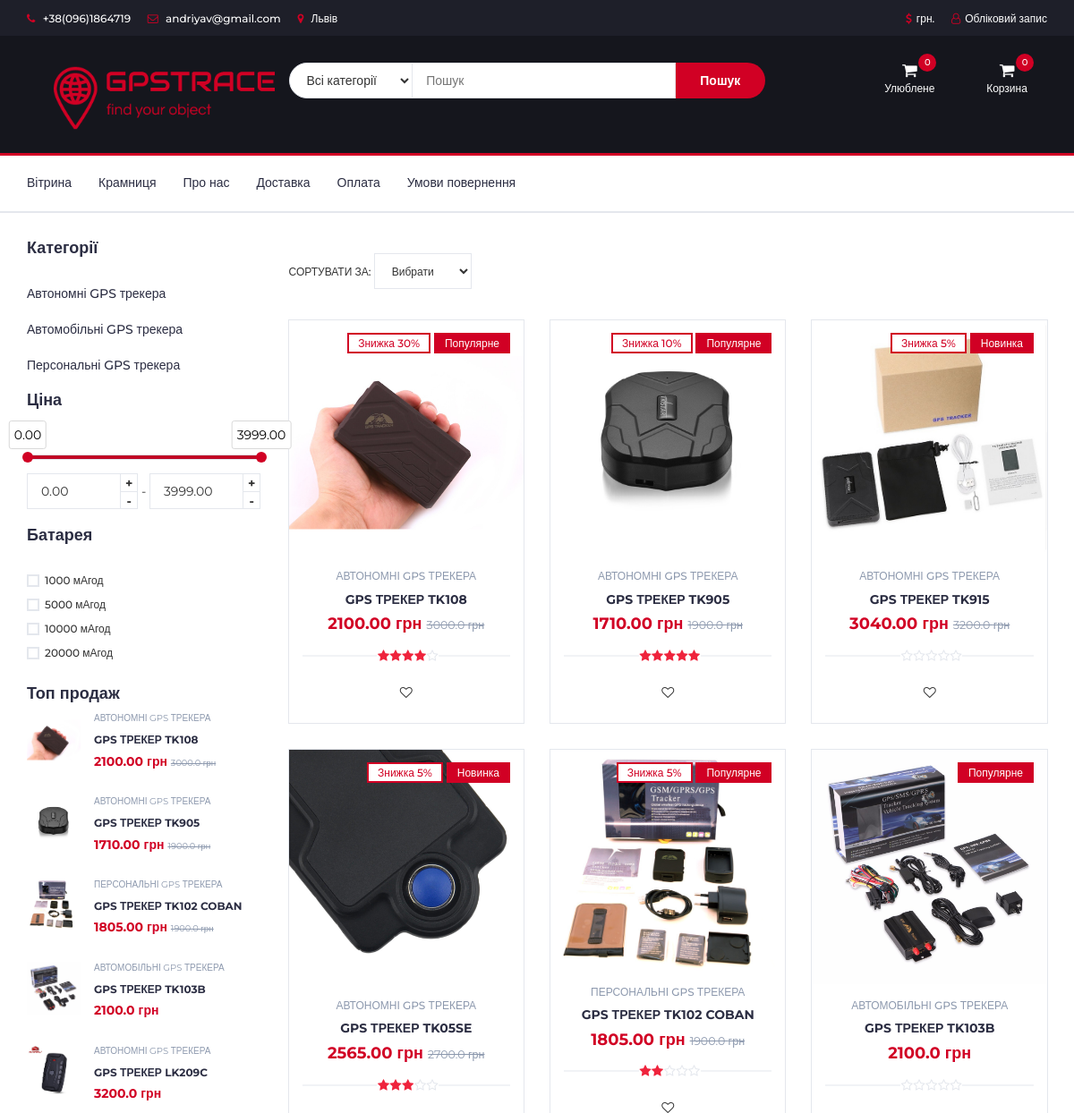
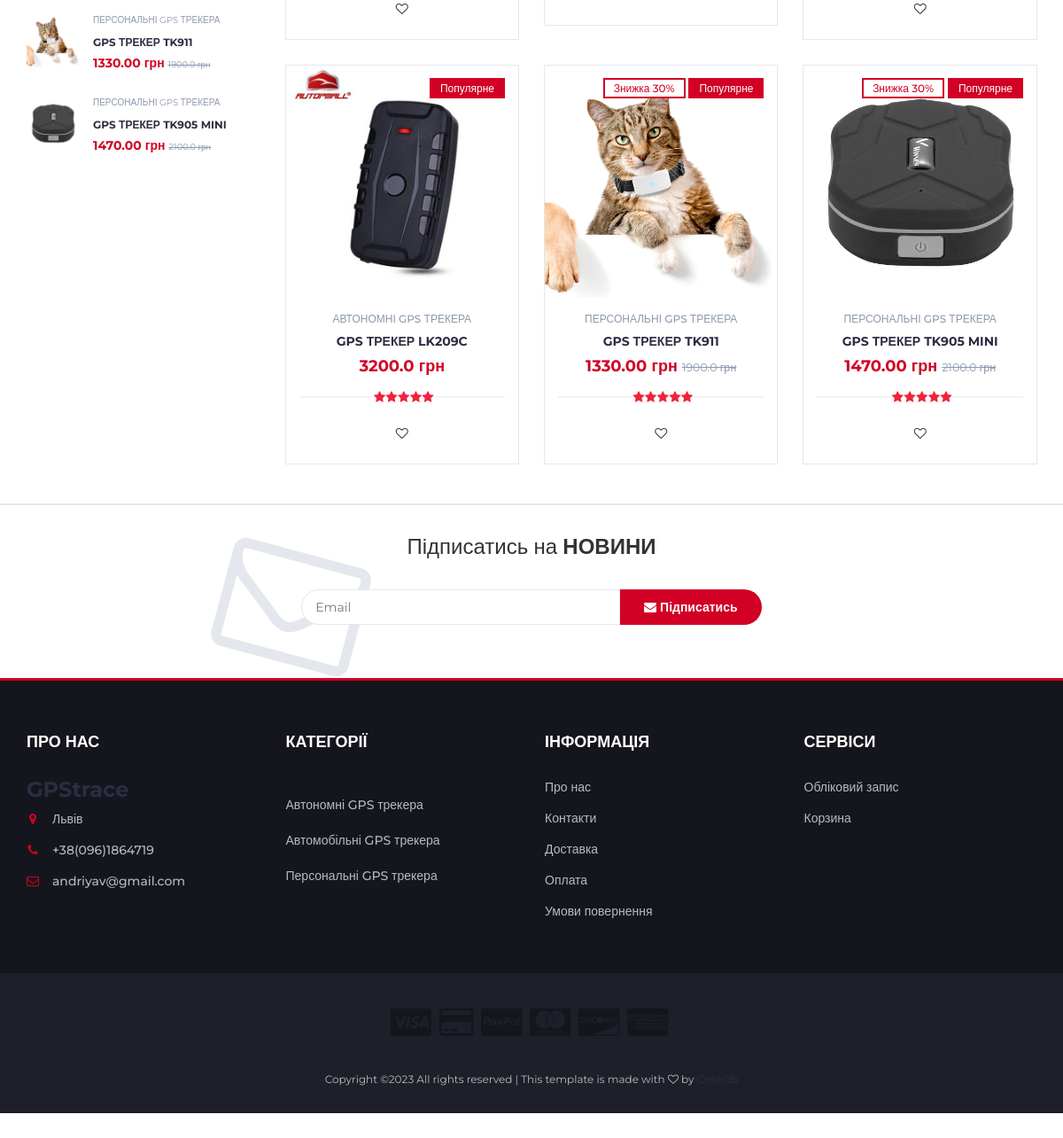
/index, run on the app's committed database (2 pictures, top to bottom).
### store/models.py (models this page shows, shortened)
class Category(models.Model):
    name = models.CharField(max_length=100, db_index=True, verbose_name='Категорія')
    slug = models.SlugField(max_length=255, unique=True, db_index=True, verbose_name='URL', null=True)
    def __str__(self):
        return self.name
    def get_absolute_url(self):
        return reverse('category', kwargs={'cat_slug': self.slug})

class Item(models.Model):
    title = models.CharField(max_length=100, null=True, verbose_name='Назва товару')
    slug = models.SlugField(max_length=100, unique=True, db_index=True, null=True)
    photo = models.ImageField(upload_to='img', null=True)
    price = models.FloatField(blank=True, null=True, verbose_name='Ціна товару')
    discount = models.IntegerField(blank=True, null=True, verbose_name='Знижка у %')
    short_description = models.TextField(max_length=5000, null=True, blank=True, verbose_name='Короткий опис')
    description = models.TextField(max_length=5000, null=True, blank=True, verbose_name='Опис')
    details = models.TextField(max_length=5000, null=True, blank=True, verbose_name='Деталі')
    label = models.CharField(choices=LABEL_CHOICES, max_length=20, null=True, blank=True, verbose_name='Акційна мітка')
    battery = models.IntegerField(choices=BATTERY_CHOICES, null=True, blank=True,
                               verbose_name='Ємність акумуляторної батареї')
    cat = models.ForeignKey('Category', on_delete=models.PROTECT, null=True)
    quantity = models.IntegerField(default=1)
    def __str__(self):
        return self.title
    def get_absolute_url(self):
        return reverse('itemv', kwargs={'item_slug': self.slug})
    def discount_price_calculation(self):
        self.discount_price = self.price - (self.price * (self.discount / 100))
        return self.discount_price
    def get_add_to_cart_url(self):
        return reverse('add-to-cart', kwargs={'item_slug': self.slug})
    def get_add_to_favorite_url(self):
        return reverse('add-to-favorite', kwargs={'item_slug': self.slug})

### store/views.py (the view, shortened to what this page needs)
# urls.py: path('index', HomeView.as_view(), name='index'),
class HomeView(ListView):
    model = Item
    template_name = "store/store.html"
    context_object_name = 'items'
    def get_queryset(self):
        if 'pricerange' in self.request.GET:
            price_range = self.request.GET['pricerange']
            f = price_range.split(',')
            price_min = float(f[0])
            price_max = float(f[1])
            return Item.objects.filter(price__lte=price_max, price__gte=price_min)
        battery_range = []
        for i in self.request.GET:
            battery_range.append(int(i))
        if battery_range == []:
            return Item.objects.all().select_related('cat')

### cart/cart.py (called while the page is built, shortened)
    def __len__(self):
        c = 0
        for i in self.cart.values():
            c += 1
        return c

    def get_total_price(self):
        sum_total = 0
        return sum_total

### cart/context_processors.py (called while the page is built)
def cart(request):
    return {'cart': Cart(request)}

### store/templatetags/store_tags.py (called while the page is built)
@register.inclusion_tag('store/list_categories.html')
def get_categories():
    cats = Category.objects.all()
    return {'cats': cats}

@register.filter
def favorite_item_count(user):
    if user.is_authenticated:
        qs = Favorite.objects.filter(user=user).select_related("user_id")
        if qs.exists():
            return qs.count()
    return 0

@register.inclusion_tag('store/battery_viewed.html')
def battery_viewed(request):
    battery_viewed = [str(ONE_HUNDRED), str(FIVE_HUNDRED), str(TEN_HUNDRED), str(TWENTY_HUNDRED)]
    bat_name = request.GET
    return {'battery_viewed': battery_viewed, 'bat_name': bat_name.keys}

@register.filter
def feedback_count(slug):
    fd = Feedback.objects.filter(slug=slug)
    if fd.exists():
        return fd.count()
    return 0

@register.filter
def feedback_average_rate(slug):
    fd = Feedback.objects.filter(slug=slug)
    sum_rate = 0
    feed_c = feedback_count(slug)
    for rate_num in fd:
        sum_rate += int(rate_num.rate)
    if feed_c == 0:
        return 0
    else:
        return sum_rate/feed_c

### store/templates/store/store.html (shortened to what this page needs)
<!DOCTYPE html>
{% load static %}
{% load store_tags %}
<html lang="en">
<head>
    <link type="text/css" rel="stylesheet" href="{% static 'css/bootstrap.min.css' %}"/>
    <link type="text/css" rel="stylesheet" href="{% static 'css/slick.css' %}"/>
    <link type="text/css" rel="stylesheet" href="{% static 'css/slick-theme.css' %}"/>
    <link type="text/css" rel="stylesheet" href="{% static 'css/nouislider.min.css' %}"/>
    <link rel="stylesheet" href="{% static 'css/font-awesome.min.css' %}">
    <link type="text/css" rel="stylesheet" href="{% static 'css/style.css' %}"/>
</head>
<body>
{% include "store/navbar.html" %}
<div class="section">
    <div class="container">
        <div class="row">
            <div id="aside" class="col-md-3">
                <div>
                    <h4>Категорії</h4>
                    <div>
                        {% get_categories %}
                    </div>
                </div>
                <br>
                <form action="#" id="form">
                    <div class="aside">
                        <h4>Ціна</h4>
                        <br>
                        <br>
                        <div class="price-filter">
                            <div id="price-slider"></div>
                            <div class="input-number price-min">
                                <input id="price-min" type="number" name="min">
                                <span class="qty-up">+</span>
                                <span class="qty-down">-</span>
                            </div>
                            <span>-</span>
                            <div class="input-number price-max">
                                <input id="price-max" type="number" name="max">
                                <span class="qty-up">+</span>
                                <span class="qty-down">-</span>
                            </div>
                        </div>
                    </div>
                </form>
                <br>
                {% battery_viewed request %}
                <br>
                <div class="cart-manu">
                    <h4>Топ продаж</h4>
                    {% for item in items%}
                    {% if item.label == "Популярне" %}
                    <div class="product-widget">
                        <div class="product-img">
                            <img src="{{ item.photo.url }}" alt="">
                        </div>
                        <div class="product-body">
                            <p class="product-category">{{item.cat}}</p>
                            <h3 class="product-name"><a href="{{item.get_absolute_url}}">{{item}}</a></h3>
                            {% if item.discount %}
                            <h4 class="product-price">{{item.discount_price_calculation | floatformat:2}} грн
                                <del class="product-old-price">{{item.price}} грн</del>
                            </h4>
                            {% else %}
                            <h4 class="product-price">{{item.price}} грн </h4>
                            {% endif %}
                        </div>
                    </div>
                    {% endif %}
                    {% endfor%}
                </div>
            </div>
            <div id="store" class="col-md-9">
                <form action="#">
                    <div class="store-filter clearfix">
                        <div class="store-sort">
                            <label>
                                Сортувати за:
                                <select class="input-select" name="dropdown" onchange="javascript:
									if(this.value != '0') this.form.submit();">
                                    <option value="" selected hidden>Вибрати</option>
                                </select>
                            </label>
                        </div>
                    </div>
                </form>
                <div class="row">
                    {% for item in items %}
                    <div class="col-md-4 col-xs-6">
                        <a href="{{item.get_absolute_url}}">
                            <div class="product">
                                <div class="product-img">
                                    {% if item.photo %}
                                    <img src="{{ item.photo.url }}" alt="">
                                    {% endif %}
                                    <div class="product-label">
                                        {% if item.discount %}
                                        <span class="sale">Знижка {{item.discount | floatformat:0}}%</span>
                                        {% endif %}
                                        {% if item.label %}
                                        <span class="new">{{item.label}}</span>
                                        {% endif %}
                                    </div>
                                </div>
                                <div class="product-body">
                                    <p class="product-category">{{item.cat}}</p>
                                    <h3 class="product-name"><a href='{{item.get_absolute_url}}'>{{item.title}}</a></h3>
                                    {% if item.discount %}
                                    <h4 class="product-price">{{item.discount_price_calculation | floatformat:2}} грн
                                        <del class="product-old-price">{{item.price}} грн</del>
                                    </h4>
                                    {% else %}
                                    <h4 class="product-price">{{item.price}} грн </h4>
                                    {% endif %}
                                    <form method="get" action='{{item.get_add_to_favorite_url}}'>
                                         {% with average_rate=item.slug|feedback_average_rate %}
                                        {% if average_rate == 0 %}
                                        <div class="product-rating">
                                            <i class="fa fa-star-o"></i>
                                            <i class="fa fa-star-o"></i>
                                            <i class="fa fa-star-o"></i>
                                            <i class="fa fa-star-o"></i>
                                            <i class="fa fa-star-o"></i>
                                        </div>
                                        {% elif average_rate >= 2 and average_rate < 3 %}
                                        <div class="product-rating">
                                            <i class="fa fa-star"></i>
                                            <i class="fa fa-star"></i>
                                            <i class="fa fa-star-o"></i>
                                            <i class="fa fa-star-o"></i>
                                            <i class="fa fa-star-o"></i>
                                        </div>
                                        {% elif average_rate >= 3 and average_rate < 4 %}
                                        <div class="product-rating">
                                            <i class="fa fa-star"></i>
                                            <i class="fa fa-star"></i>
                                            <i class="fa fa-star"></i>
                                            <i class="fa fa-star-o"></i>
                                            <i class="fa fa-star-o"></i>
                                        </div>
                                        {% elif average_rate >= 4 and average_rate < 5 %}
                                        <div class="product-rating">
                                            <i class="fa fa-star"></i>
                                            <i class="fa fa-star"></i>
                                            <i class="fa fa-star"></i>
                                            <i class="fa fa-star"></i>
                                            <i class="fa fa-star-o"></i>
                                        </div>
                                         {% elif average_rate == 5 %}
                                        <div class="product-rating">
                                            <i class="fa fa-star"></i>
                                            <i class="fa fa-star"></i>
                                            <i class="fa fa-star"></i>
                                            <i class="fa fa-star"></i>
                                            <i class="fa fa-star"></i>
                                        </div>
                                        {% endif %}
                                        {% endwith %}
                                        <div class="product-btns">
                                            {% if user.is_authenticated %}
                                            {% if item.slug in request.user|get_favorite_list %}
                                            <button class="add-to-wishlist"><i class="fa fa-heart"></i><span
                                                    class="tooltipp">Занести в улюблене</span></button>
                                            {% else %}
                                            <button class="add-to-wishlist"><i class="fa fa-heart-o"></i><span
                                                    class="tooltipp">Занести в улюблене</span></button>
                                            {% endif %}
                                            {% else %}
                                            <button class="add-to-wishlist"><i class="fa fa-heart-o"></i></button>
                                            {% endif %}
                                    </form>
                                </div>
                            </div>
                            <div class="add-to-cart">
                                <form method="get" action="{{ item.get_add_to_cart_url }}">
                                    <button class="add-to-cart-btn">
                                    </button>
                                </form>
                            </div>
                    </div>
                </div>
                {% endfor %}
</body>
{% include "store/footer.html" %}
</html>

### store/templates/store/list_categories.html
{% load static %}
<ul>
    {% for c in cats %}
    <div><br></div>
    <li><a href="{{c.get_absolute_url}}">{{c.name}}</a></li>
    {% endfor %}
</ul>

### data on the page
Category: name "Автономні GPS трекера"
Category: name "Автомобільні GPS трекера"
Category: name "Персональні GPS трекера"
Item: photo (picture), cat "АВТОНОМНІ GPS ТРЕКЕРА", title "GPS ТРЕКЕР TK108", discount_price_calculation "2100.00", price "3000.0", discount "30", label "Популярне"
Item: photo (picture), cat "АВТОНОМНІ GPS ТРЕКЕРА", title "GPS ТРЕКЕР TK905", discount_price_calculation "1710.00", price "1900.0", discount "10", label "Популярне"
Item: photo (picture), cat "ПЕРСОНАЛЬНІ GPS ТРЕКЕРА", title "GPS ТРЕКЕР TK102 COBAN", discount_price_calculation "1805.00", price "1900.0", discount "5", label "Популярне"
Item: photo (picture), cat "АВТОМОБІЛЬНІ GPS ТРЕКЕРА", title "GPS ТРЕКЕР TK103B", price "2100.0", label "Популярне"
Item: photo (picture), cat "АВТОНОМНІ GPS ТРЕКЕРА", title "GPS ТРЕКЕР LK209C", price "3200.0", label "Популярне"
Item: photo (picture), cat "ПЕРСОНАЛЬНІ GPS ТРЕКЕРА", title "GPS ТРЕКЕР TK911", discount_price_calculation "1330.00", price "1900.0", discount "30", label "Популярне"
Item: photo (picture), cat "ПЕРСОНАЛЬНІ GPS ТРЕКЕРА", title "GPS ТРЕКЕР TK905 MINI", discount_price_calculation "1470.00", price "2100.0", discount "30", label "Популярне"
Item: photo (picture), discount "5", label "Новинка", cat "АВТОНОМНІ GPS ТРЕКЕРА", title "GPS ТРЕКЕР TK915", discount_price_calculation "3040.00", price "3200.0"
Item: photo (picture), discount "5", label "Новинка", cat "АВТОНОМНІ GPS ТРЕКЕРА", title "GPS ТРЕКЕР TK05SE", discount_price_calculation "2565.00", price "2700.0"

### other printed values
{{ request.user|favorite_item_count }} "0"
{{ total_qty }} "0"
{{ item }} "1000" "5000" "10000" "20000"
